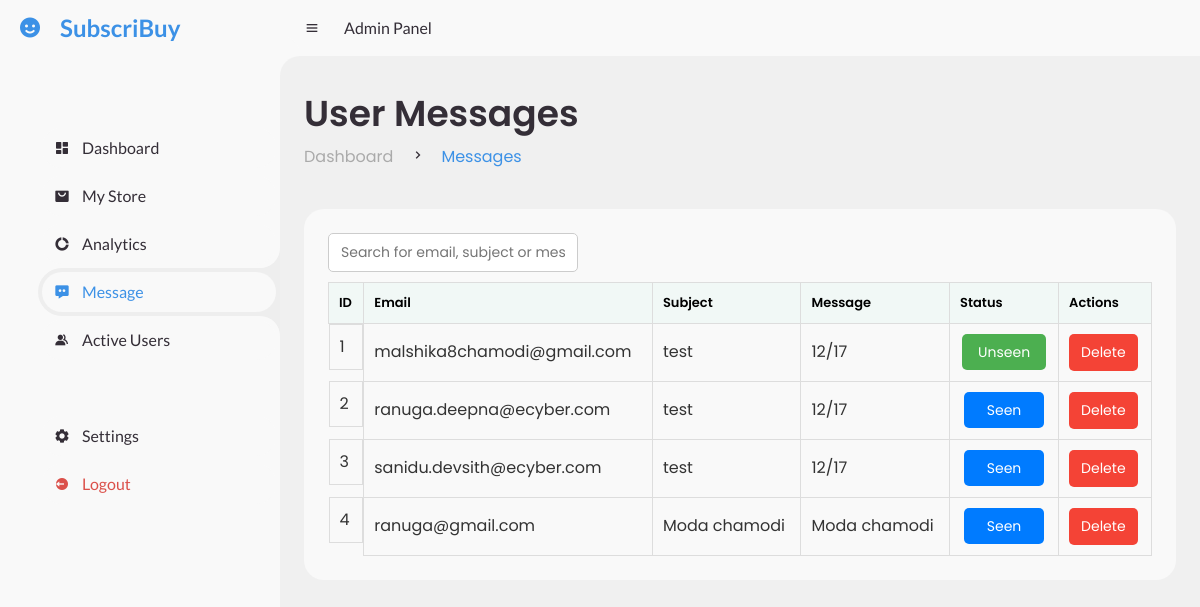
/admin/admin-messages.php, run on an earlier commit of the app's database.
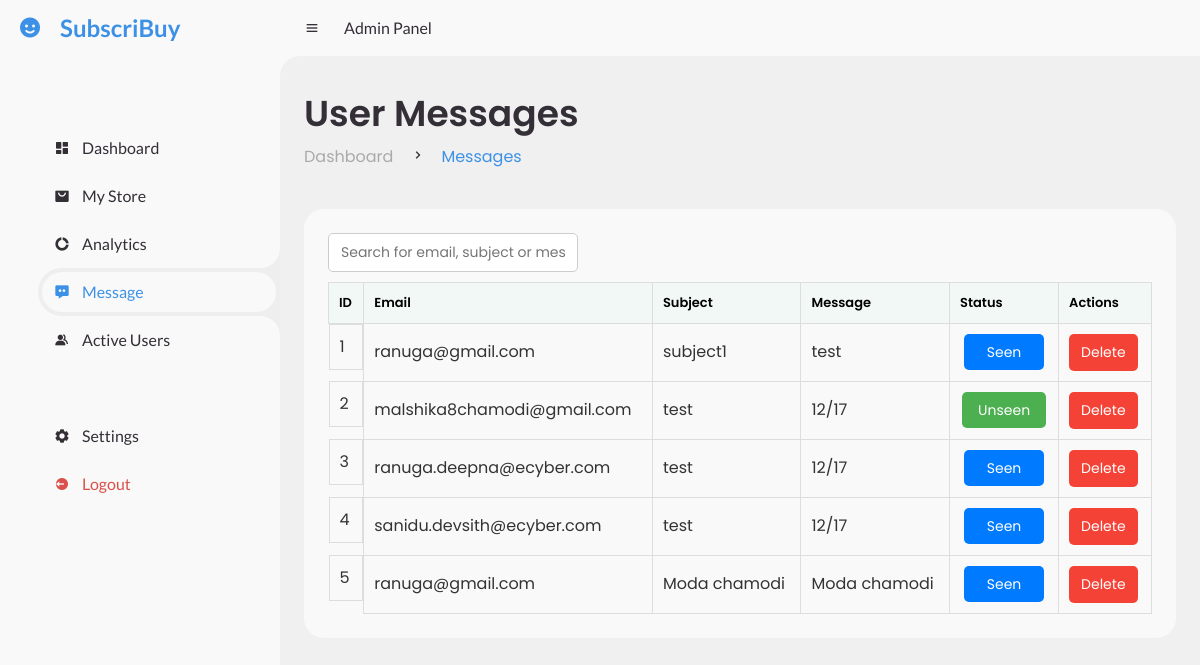
And on a later commit of the database.
### tables this page shows
CREATE TABLE `contact` (
  `id` int(11) NOT NULL,
  `email` varchar(150) NOT NULL,
  `subject` varchar(100) NOT NULL,
  `message` varchar(250) NOT NULL,
  `seen` tinyint(1) DEFAULT 0
);

### admin/fetch_messages.php (the view, shortened to what this page needs)
<?php
include '../dbase.php';
$sql = "SELECT * FROM contact ORDER BY id DESC";
$result = $conn->query($sql);
?>
<input type="text" id="searchInput" onkeyup="searchTable()" placeholder="Search for email, subject or message..."
       style="width: 250px; padding: 8px 12px; border-radius: 5px; border: 1px solid #ccc; font-size: 14px;
       outline: none; transition: border-color 0.3s ease;"
       onfocus="this.style.borderColor='#007bff';" onblur="this.style.borderColor='#ccc';">
<table id="messagesTable" style="width: 100%; border-collapse: collapse; margin-top: 10px;">
    <thead>
        <tr style="background-color: #f4f4f4; text-align: left;">
            <th style="padding: 10px; border: 1px solid #ddd;">ID</th>
            <th style="padding: 10px; border: 1px solid #ddd;">Email</th>
            <th style="padding: 10px; border: 1px solid #ddd;">Subject</th>
            <th style="padding: 10px; border: 1px solid #ddd;">Message</th>
            <th style="padding: 10px; border: 1px solid #ddd;">Status</th>
            <th style="padding: 10px; border: 1px solid #ddd;">Actions</th>
        </tr>
    </thead>
    <tbody>
    <?php
    if ($result->num_rows > 0) {
        $rowNumber = 1;
        while ($row = $result->fetch_assoc()) {
            echo "<tr>";
            echo "<td style='padding: 10px; border: 1px solid #ddd;'>{$rowNumber}</td>";
            echo "<td style='padding: 10px; border: 1px solid #ddd;'>{$row['email']}</td>";
            echo "<td style='padding: 10px; border: 1px solid #ddd;'>{$row['subject']}</td>";
            echo "<td style='padding: 10px; border: 1px solid #ddd;'>{$row['message']}</td>";
echo "<td style='padding: 10px; border: 1px solid #ddd; text-align: center;'>
        <button class='toggle-btn' data-id='{$row['id']}' data-seen='{$row['seen']}' style='
            padding: 8px 16px; /* Equal padding for both buttons */
            font-size: 14px;
            color: #fff;
            background-color: " . ($row['seen'] ? '#007bff' : '#4caf50') . "; /* Blue for Seen, Green for Unseen */
            border: none;
            border-radius: 5px;
            cursor: pointer;
            min-width: 80px; /* Set a minimum width to ensure buttons are of equal size */
            height: 36px; /* Set a fixed height */
            display: inline-block; /* Ensure the button sizes are consistent */
            transition: background-color 0.3s ease;'>
            " . ($row['seen'] ? 'Seen' : 'Unseen') . "
        </button>
      </td>";
            echo "<td style='padding: 10px; border: 1px solid #ddd;'>
                    <button class='delete-btn' data-id='{$row['id']}' style='
                        padding: 8px 12px;
                        font-size: 14px;
                        color: #fff;
                        background-color: #f44336;
                        border: none;
                        border-radius: 5px;
                        cursor: pointer;
                        transition: background-color 0.3s ease;'
                        onmouseover=\"this.style.backgroundColor='#d32f2f';\"
                        onmouseout=\"this.style.backgroundColor='#f44336';\">
                        Delete
                    </button>
                  </td>";
            echo "</tr>";
            $rowNumber++;
        }
    } else {
        echo "<tr><td colspan='6' style='text-align: center; padding: 10px;'>No messages found</td></tr>";
    }
    ?>
    </tbody>
</table>

What changed in the data, as far as the page shows it:
added contact: email "ranuga@gmail.com", subject "subject1", message "test", seen "Seen"
